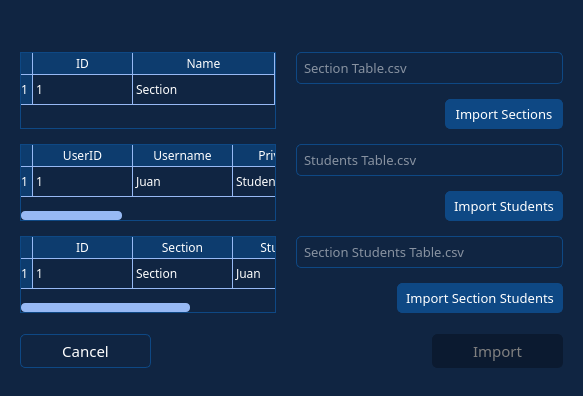
<?xml version="1.0" encoding="UTF-8"?>
<ui version="4.0">
 <class>Dialog</class>
 <widget class="QDialog" name="Dialog">
  <property name="geometry">
   <rect>
    <x>0</x>
    <y>0</y>
    <width>583</width>
    <height>396</height>
   </rect>
  </property>
  <property name="minimumSize">
   <size>
    <width>583</width>
    <height>396</height>
   </size>
  </property>
  <property name="maximumSize">
   <size>
    <width>583</width>
    <height>396</height>
   </size>
  </property>
  <property name="styleSheet">
   <string notr="true">QWidget{
	background: #102542;
	color: white; 
	font-family: Barlow
}

QLineEdit {
  	padding: 5px;
  	border: 1px solid #0e4884;
  	border-radius: 5px;
}

QPushButton {
  padding: 5px 8px;
  border: 1px solid #0e4884;
  background-color: #0e4884;
}

QPushButton::disabled {
  padding: 5px;
 color: gray;
  border: 1px solid #0B1A30;
  background-color: #0B1A30;
}

QLineEdit:focus,
QLineEdit:hover,
QPushButton:focus,
QPushButton:hover {
  border: 1px solid #256eff;
  outline: none;
}

QPushButton:pressed {
  background-color: #072f49;
}

QTableView{
	border: 1px solid #0e4884;
}

QHeaderView::section {
	background-color: #0d3c6e;
	border-top: 0px solid #97b9f4;
	border-bottom: 1px solid #97b9f4;
	border-right: 1px solid #97b9f4;
}

QTableView {
	gridline-color: #97b9f4;
}

QTableCornerButton::section{
	background-color: #0d3c6e;
    border-top: 0px solid #97b9f4;
    border-bottom: 1px solid #97b9f4;
    border-right: 1px solid #97b9f4;
}

QScrollBar:horizontal{
	height: 9px;
    border-radius: 5px;
}

QScrollBar:vertical{
	width: 9px;
    margin: 0;
    border-radius: 5px;
}

QScrollBar::handle:vertical{
	background-color: #97b9f4;    
    width: 18px;
    border-radius: 4px;
}

QScrollBar::handle:horizontal{
	background-color: #97b9f4;    
    min-width: 5px;
    border-radius: 4px;
}

QScrollBar::sub-line:horizontal,
QScrollBar::sub-line:vertical{
	height: 0;
    width: 0;
}

QScrollBar::add-line:horizontal,
QScrollBar::add-line:vertical{
	height: 0;
    width: 0;
}

QScrollBar::add-page:horizontal{
	background: #102542;
    border-top-right-radius: 4px;
    border-bottom-right-radius: 4px;
    margin-left: -3px;
}

QScrollBar::add-page:vertical{
	background: #102542;
    border-bottom-left-radius: 4px;
    border-bottom-right-radius: 4px;
    margin-top: -3px;
}

QScrollBar::sub-page:horizontal{
    background: #102542;
    border-bottom-left-radius: 4px;
	margin-right: -3px;
}

QScrollBar::sub-page:vertical{
    background: #102542;
	border-top-left-radius: 0;
	border-top-right-radius: 4px;
	margin-bottom: -3px;
}
</string>
  </property>
  <layout class="QVBoxLayout" name="verticalLayout_2">
   <property name="leftMargin">
    <number>0</number>
   </property>
   <property name="topMargin">
    <number>0</number>
   </property>
   <property name="rightMargin">
    <number>0</number>
   </property>
   <property name="bottomMargin">
    <number>0</number>
   </property>
   <item>
    <widget class="QWidget" name="title_bar" native="true">
     <property name="minimumSize">
      <size>
       <width>0</width>
       <height>30</height>
      </size>
     </property>
     <property name="maximumSize">
      <size>
       <width>16777215</width>
       <height>30</height>
      </size>
     </property>
     <property name="styleSheet">
      <string notr="true"/>
     </property>
     <layout class="QHBoxLayout" name="horizontalLayout_10">
      <property name="spacing">
       <number>0</number>
      </property>
      <property name="leftMargin">
       <number>0</number>
      </property>
      <property name="topMargin">
       <number>0</number>
      </property>
      <property name="rightMargin">
       <number>0</number>
      </property>
      <property name="bottomMargin">
       <number>0</number>
      </property>
     </layout>
    </widget>
   </item>
   <item>
    <widget class="QWidget" name="widget" native="true">
     <property name="cursor">
      <cursorShape>ArrowCursor</cursorShape>
     </property>
     <layout class="QVBoxLayout" name="verticalLayout" stretch="1,0">
      <property name="spacing">
       <number>20</number>
      </property>
      <property name="leftMargin">
       <number>20</number>
      </property>
      <property name="topMargin">
       <number>15</number>
      </property>
      <property name="rightMargin">
       <number>20</number>
      </property>
      <property name="bottomMargin">
       <number>25</number>
      </property>
      <item>
       <layout class="QGridLayout" name="gridLayout">
        <property name="horizontalSpacing">
         <number>20</number>
        </property>
        <property name="verticalSpacing">
         <number>15</number>
        </property>
        <item row="3" column="1" colspan="2">
         <spacer name="horizontalSpacer_2">
          <property name="orientation">
           <enum>Qt::Horizontal</enum>
          </property>
          <property name="sizeHint" stdset="0">
           <size>
            <width>78</width>
            <height>20</height>
           </size>
          </property>
         </spacer>
        </item>
        <item row="5" column="2" colspan="2">
         <widget class="QPushButton" name="btn_section_student">
          <property name="font">
           <font>
            <family>Barlow</family>
            <pointsize>10</pointsize>
           </font>
          </property>
          <property name="cursor">
           <cursorShape>PointingHandCursor</cursorShape>
          </property>
          <property name="styleSheet">
           <string notr="true">border-radius: 5px;</string>
          </property>
          <property name="text">
           <string>Import Section Students</string>
          </property>
         </widget>
        </item>
        <item row="5" column="1">
         <spacer name="horizontalSpacer_3">
          <property name="orientation">
           <enum>Qt::Horizontal</enum>
          </property>
          <property name="sizeHint" stdset="0">
           <size>
            <width>40</width>
            <height>20</height>
           </size>
          </property>
         </spacer>
        </item>
        <item row="2" column="1" colspan="3">
         <widget class="QLineEdit" name="txt_student">
          <property name="font">
           <font>
            <family>Barlow</family>
            <pointsize>10</pointsize>
           </font>
          </property>
          <property name="readOnly">
           <bool>true</bool>
          </property>
          <property name="placeholderText">
           <string>Students Table.csv</string>
          </property>
         </widget>
        </item>
        <item row="1" column="3">
         <widget class="QPushButton" name="btn_section">
          <property name="font">
           <font>
            <family>Barlow</family>
            <pointsize>10</pointsize>
           </font>
          </property>
          <property name="cursor">
           <cursorShape>PointingHandCursor</cursorShape>
          </property>
          <property name="styleSheet">
           <string notr="true">border-radius: 5px;</string>
          </property>
          <property name="text">
           <string>Import Sections</string>
          </property>
         </widget>
        </item>
        <item row="4" column="1" colspan="3">
         <widget class="QLineEdit" name="txt_section_student">
          <property name="font">
           <font>
            <family>Barlow</family>
            <pointsize>10</pointsize>
           </font>
          </property>
          <property name="readOnly">
           <bool>true</bool>
          </property>
          <property name="placeholderText">
           <string>Section Students Table.csv</string>
          </property>
         </widget>
        </item>
        <item row="0" column="1" colspan="3">
         <widget class="QLineEdit" name="txt_section">
          <property name="font">
           <font>
            <family>Barlow</family>
            <pointsize>10</pointsize>
           </font>
          </property>
          <property name="readOnly">
           <bool>true</bool>
          </property>
          <property name="placeholderText">
           <string>Section Table.csv</string>
          </property>
         </widget>
        </item>
        <item row="0" column="0" rowspan="2">
         <widget class="QTableWidget" name="tableWidget">
          <property name="editTriggers">
           <set>QAbstractItemView::NoEditTriggers</set>
          </property>
          <attribute name="horizontalHeaderStretchLastSection">
           <bool>true</bool>
          </attribute>
          <row>
           <property name="text">
            <string>1</string>
           </property>
          </row>
          <column>
           <property name="text">
            <string>ID</string>
           </property>
          </column>
          <column>
           <property name="text">
            <string>Name</string>
           </property>
          </column>
          <item row="0" column="0">
           <property name="text">
            <string>1</string>
           </property>
          </item>
          <item row="0" column="1">
           <property name="text">
            <string>Section</string>
           </property>
          </item>
         </widget>
        </item>
        <item row="2" column="0" rowspan="2">
         <widget class="QTableWidget" name="tableWidget_2">
          <attribute name="horizontalHeaderStretchLastSection">
           <bool>false</bool>
          </attribute>
          <row>
           <property name="text">
            <string>1</string>
           </property>
          </row>
          <column>
           <property name="text">
            <string>UserID</string>
           </property>
          </column>
          <column>
           <property name="text">
            <string>Username</string>
           </property>
          </column>
          <column>
           <property name="text">
            <string>Privilege</string>
           </property>
          </column>
          <column>
           <property name="text">
            <string>Salt</string>
           </property>
          </column>
          <column>
           <property name="text">
            <string>Hash</string>
           </property>
          </column>
          <item row="0" column="0">
           <property name="text">
            <string>1</string>
           </property>
          </item>
          <item row="0" column="1">
           <property name="text">
            <string>Juan</string>
           </property>
          </item>
          <item row="0" column="2">
           <property name="text">
            <string>Student</string>
           </property>
          </item>
          <item row="0" column="3">
           <property name="text">
            <string>$2b$14$CvyVRP55XtLdY/zYj6/ixu</string>
           </property>
          </item>
          <item row="0" column="4">
           <property name="text">
            <string>a4qNHklO8jfF6eRlrqCMBnQCb6dO/nW</string>
           </property>
          </item>
         </widget>
        </item>
        <item row="4" column="0" rowspan="2">
         <widget class="QTableWidget" name="tableWidget_3">
          <row>
           <property name="text">
            <string>1</string>
           </property>
          </row>
          <column>
           <property name="text">
            <string>ID</string>
           </property>
          </column>
          <column>
           <property name="text">
            <string>Section</string>
           </property>
          </column>
          <column>
           <property name="text">
            <string>Student</string>
           </property>
          </column>
          <item row="0" column="0">
           <property name="text">
            <string>1</string>
           </property>
          </item>
          <item row="0" column="1">
           <property name="text">
            <string>Section</string>
           </property>
          </item>
          <item row="0" column="2">
           <property name="text">
            <string>Juan</string>
           </property>
          </item>
         </widget>
        </item>
        <item row="1" column="1" colspan="2">
         <spacer name="horizontalSpacer">
          <property name="orientation">
           <enum>Qt::Horizontal</enum>
          </property>
          <property name="sizeHint" stdset="0">
           <size>
            <width>88</width>
            <height>20</height>
           </size>
          </property>
         </spacer>
        </item>
        <item row="3" column="3">
         <widget class="QPushButton" name="btn_student">
          <property name="font">
           <font>
            <family>Barlow</family>
            <pointsize>10</pointsize>
           </font>
          </property>
          <property name="cursor">
           <cursorShape>PointingHandCursor</cursorShape>
          </property>
          <property name="styleSheet">
           <string notr="true">border-radius: 5px;</string>
          </property>
          <property name="text">
           <string>Import Students</string>
          </property>
         </widget>
        </item>
       </layout>
      </item>
      <item>
       <layout class="QHBoxLayout" name="horizontalLayout" stretch="1,2,1">
        <item>
         <widget class="QPushButton" name="btn_cancel">
          <property name="font">
           <font>
            <family>Barlow</family>
            <pointsize>11</pointsize>
           </font>
          </property>
          <property name="cursor">
           <cursorShape>PointingHandCursor</cursorShape>
          </property>
          <property name="styleSheet">
           <string notr="true">border-radius: 5px;	background-color: none;</string>
          </property>
          <property name="text">
           <string>Cancel</string>
          </property>
         </widget>
        </item>
        <item>
         <spacer name="horizontalSpacer_4">
          <property name="orientation">
           <enum>Qt::Horizontal</enum>
          </property>
          <property name="sizeHint" stdset="0">
           <size>
            <width>40</width>
            <height>20</height>
           </size>
          </property>
         </spacer>
        </item>
        <item>
         <widget class="QPushButton" name="btn_import">
          <property name="enabled">
           <bool>false</bool>
          </property>
          <property name="font">
           <font>
            <family>Barlow</family>
            <pointsize>11</pointsize>
           </font>
          </property>
          <property name="cursor">
           <cursorShape>PointingHandCursor</cursorShape>
          </property>
          <property name="styleSheet">
           <string notr="true">border-radius: 5px;</string>
          </property>
          <property name="text">
           <string>Import</string>
          </property>
         </widget>
        </item>
       </layout>
      </item>
     </layout>
    </widget>
   </item>
  </layout>
 </widget>
 <resources/>
 <connections/>
</ui>
